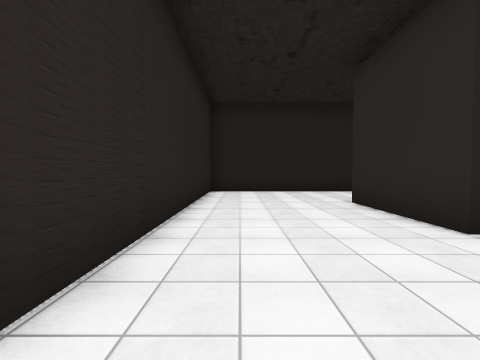
view 1 (above)

19 first-person views from a walk through a Unity game level. The camera is 1.4 m above the floor, tilts 2° down and sees 90° across. The floor is counted in squares, 2 m on a side. Each view is taken from the middle of a square. On the plan, view 1 faces up. The plan holds only what a view shows up to about 9 squares ahead; the rest is blank. The place goes on beyond the plan. The player character is not drawn. Some surface patterns are stand-ins.

view 2
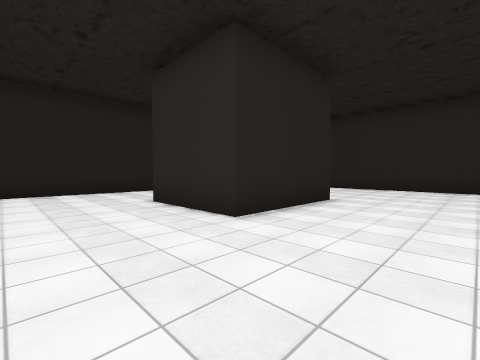

view 3
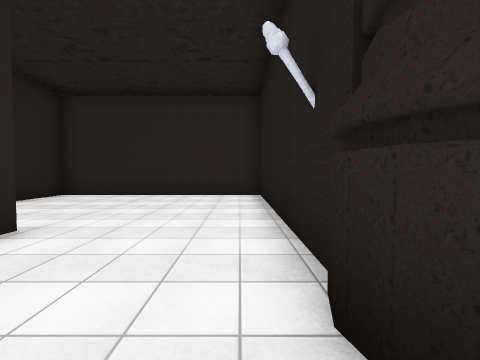

view 4
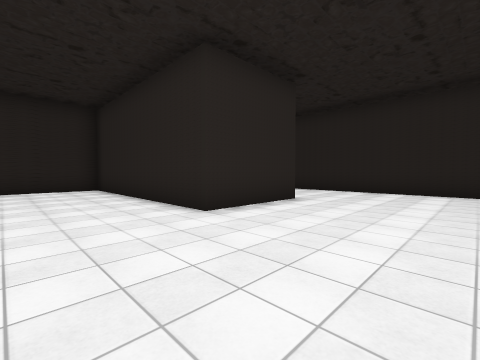

view 5
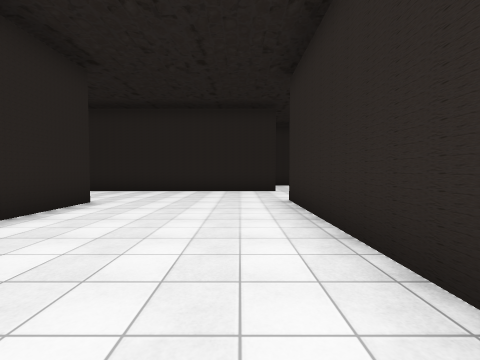

view 6
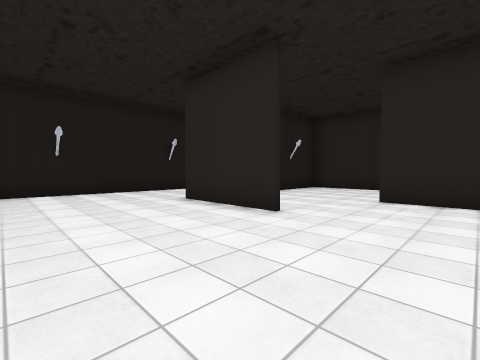

view 7
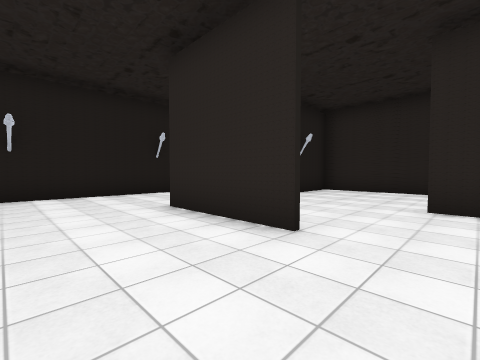

view 8
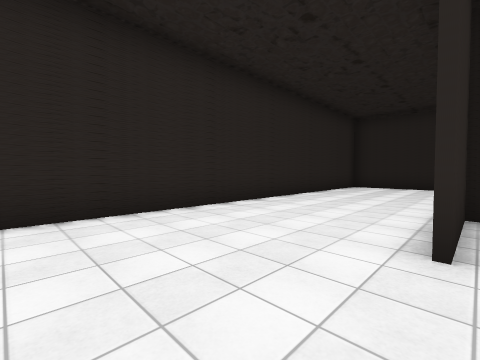

view 9
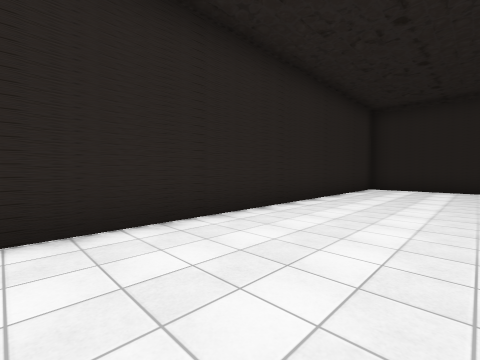

view 10
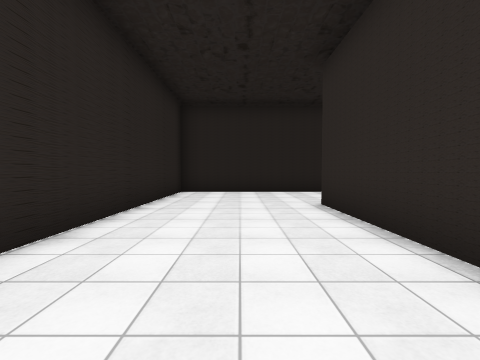

view 11
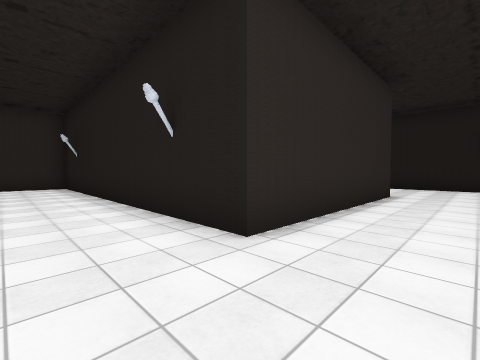

view 12
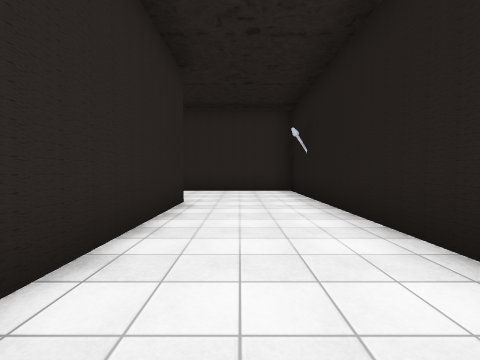

view 13
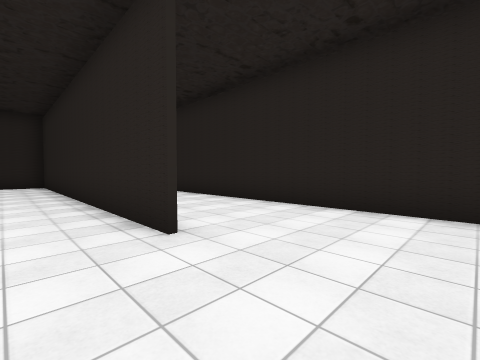

view 14
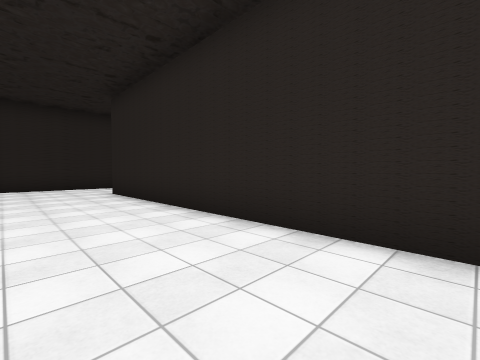

view 15
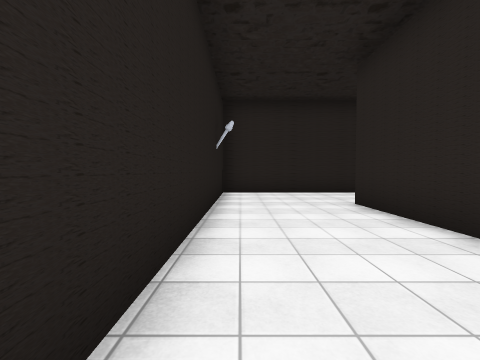

view 16
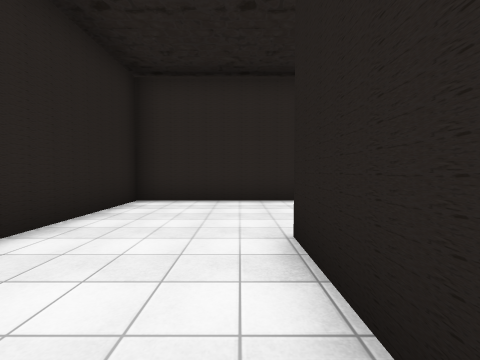

view 17
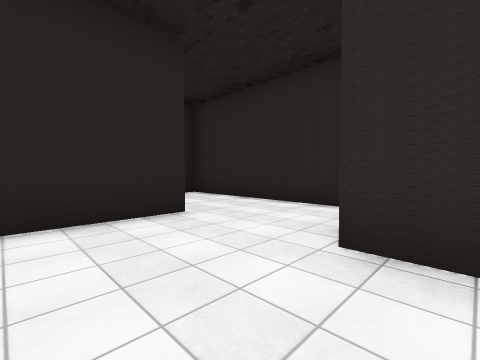

view 18
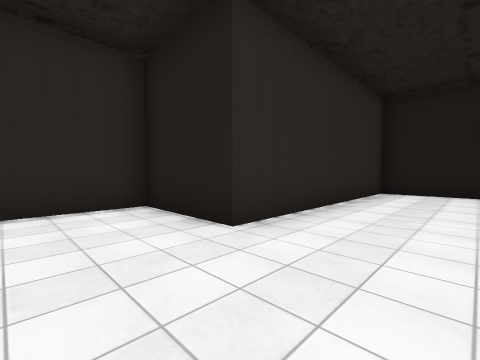

view 19
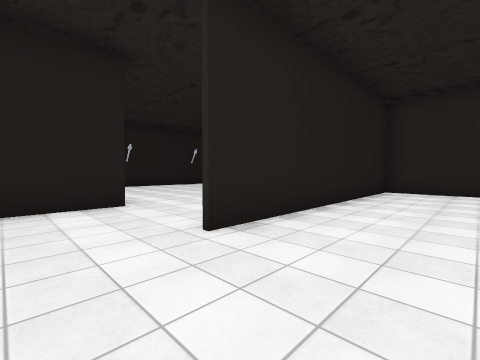

### Floor plan
Ten units are one square. View 1 is at (0, 0); x grows to the right and y downward. Boxes are objects, and circles mark ways between rooms. Rooms are numbered by the first view taken in them; rooms with no view inside come last. Other rooms are left out.
<svg viewBox="-16 -265 149 276">
<path fill="none" stroke="#000" d="M38 -55 103 -54M58 -26 26 -26 26 -55M103 -53 86 -53M56 -115 56 -86 -11 -86 -11 -10M44 6 102 6 102 -119M37 5 41 4 45 5M29 -150 29 -124M103 -146 28 -147M28 -124 28 -181M-4 -87 25 -87M14 -213 -11 -213 -11 -92M96 -213 14 -213M28 -181 128 -181 128 -245 17 -245M-11 -260 -11 -214 96 -214M128 -146 128 -180 123 -180M29 -171 29 -150M28 -148 103 -148M102 -119 128 -119 128 -146"/>
<circle cx="40" cy="-120" r="3" fill="#2a7"/>
<circle cx="100" cy="-135" r="3" fill="#2a7"/>
<circle cx="25" cy="-195" r="3" fill="#2a7"/>
<circle cx="115" cy="-150" r="3" fill="#2a7"/>
<text x="50" y="-60">1</text>
<text x="10" y="-140">2</text>
<text x="60" y="-220">3</text>
<text x="80" y="-160">4</text>
<text x="110" y="-140">5</text>
</svg>
Room 1 opens to room 2. Room 1 opens to room 5. Room 2 opens to room 3. Room 4 opens to room 5.

Where each view was taken, in squares from view 1:
view 1: 0 up, 0 right, facing up
view 2: 0 up, 0 right, facing up-right
view 3: 0 up, 3 right, facing right
view 4: 6 up, 9 right, facing up-left
view 5: 6 up, 9 right, facing up
view 6: 14 up, 9 right, facing down-left
view 7: 13 up, 8 right, facing down-left
view 8: 10 up, 3 right, facing up-left
view 9: 11 up, 2 right, facing up-left
view 10: 13 up, 1 right, facing up
view 11: 20 up, 1 right, facing down-right
view 12: 20 up, 4 right, facing right
view 13: 20 up, 12 right, facing up-left
view 14: 22 up, 10 right, facing up-left
view 15: 22 up, 7 right, facing left
view 16: 22 up, 7 right, facing right
view 17: 11 up, 8 right, facing up-right
view 18: 14 up, 8 right, facing down-right
view 19: 17 up, 12 right, facing down-left
